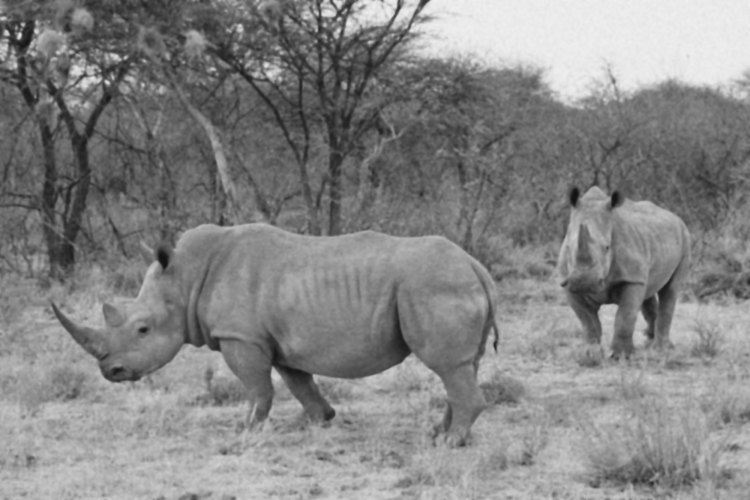
#> input picture lab4/zad22/nosorozec.png, 750 x 500 px
$ python zad22.py
#> lines starting #> are read from the running program, lines starting #| are printed output that depends on the picture
import cv2
import numpy as np
import matplotlib.pyplot as plt

# 1. Wczytanie obrazu
img = cv2.imread("nosorozec.png", cv2.IMREAD_GRAYSCALE)
#> img is the input picture: shape (500, 750); min 17, max 240, mean 133.1

# 2. Rozmycie Gaussa (filtr dolnoprzepustowy)
blur = cv2.GaussianBlur(img, (11, 11), 0)

# 3. Unsharp mask (maska nieostra)
unsharp_mask = cv2.subtract(img, blur)
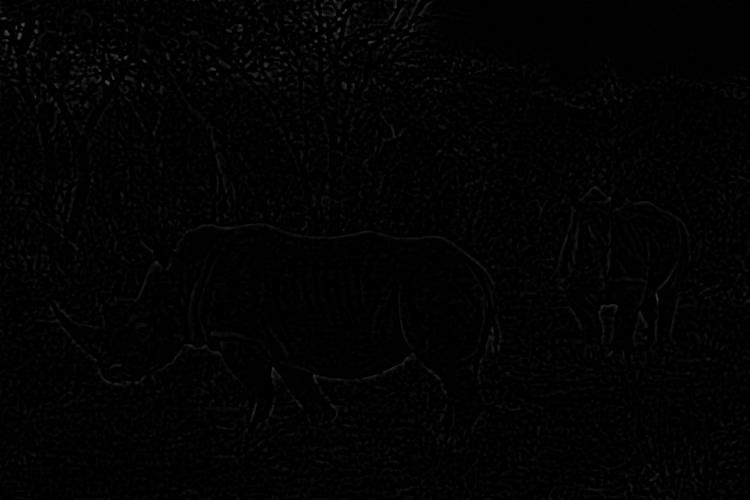
#> unsharp_mask: shape (500, 750); min 0, max 75, mean 2.5


# 4. High-boost filtering
k = 2.0
highboost = img + (k * unsharp_mask)
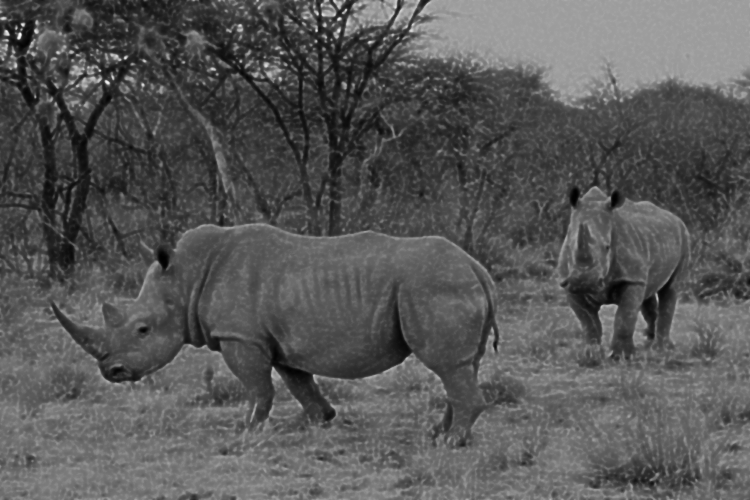
#> highboost: shape (500, 750) float64; min 17, max 368, mean 138.1; drawn with min black and max white
highboost = np.clip(highboost, 0, 255).astype(np.uint8)
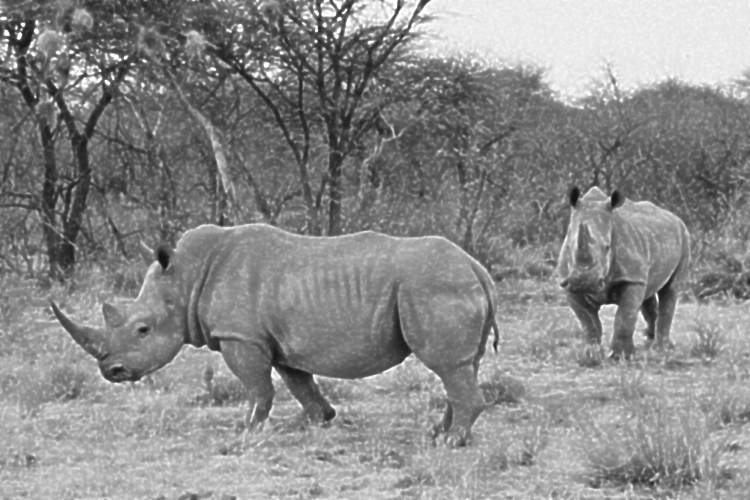
#> highboost: shape (500, 750); min 17, max 255, mean 138.1

# 5. Zapis wyników do plików
cv2.imwrite("nosorozec_blur.png", blur)
cv2.imwrite("nosorozec_unsharp_mask.png", unsharp_mask)
cv2.imwrite("nosorozec_highboost.png", highboost)

# 6. Wyświetlenie
plt.figure(figsize=(10, 6))

plt.subplot(2,2,1)
plt.title("Oryginał")
plt.imshow(img, cmap='gray')
plt.axis('off')

plt.subplot(2,2,2)
plt.title("Gaussian Blur")
plt.imshow(blur, cmap='gray')
plt.axis('off')

plt.subplot(2,2,3)
plt.title("Unsharp Mask")
plt.imshow(unsharp_mask, cmap='gray')
plt.axis('off')

plt.subplot(2,2,4)
plt.title("High-Boost Filtering")
plt.imshow(highboost, cmap='gray')
plt.axis('off')

plt.tight_layout()
plt.savefig("nosorozec_wyniki.png", dpi=300)
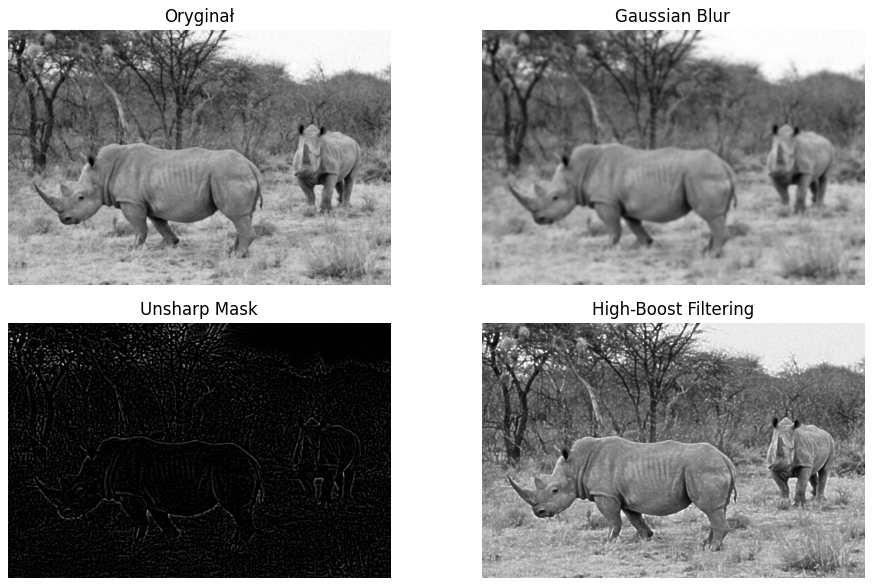
#> figure drawn by matplotlib, 4 panels
plt.show()
